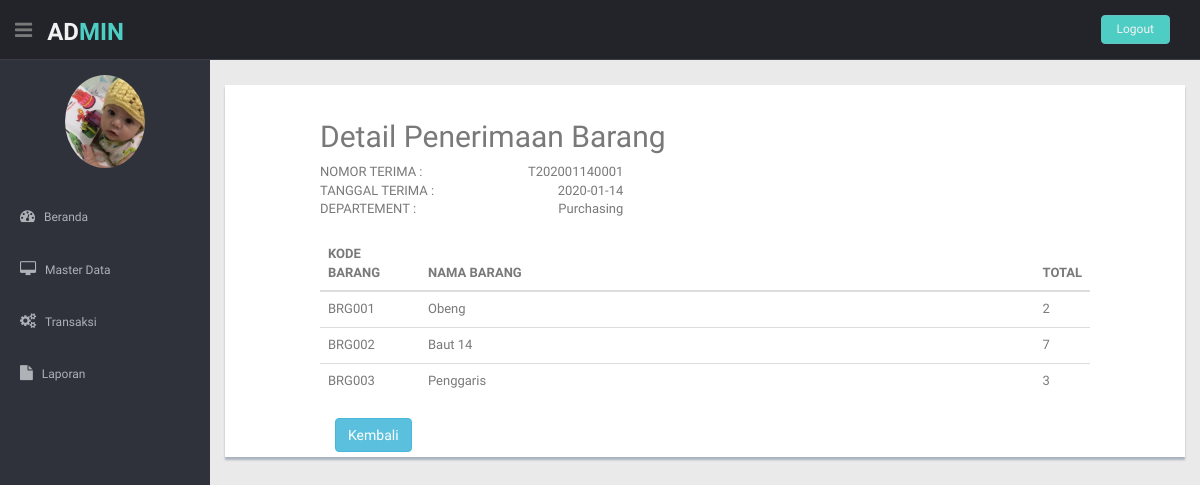
/Admin/beranda.php?hal=detailPenerimaan&kode_terima=T202001140001, run on the app's committed database.
### tables this page shows
CREATE TABLE `tbpenerimaan` (
  `kode_terima` varchar(20) NOT NULL,
  `tanggal_terima` date NOT NULL,
  `jumlah_item` int(11) NOT NULL,
  `kode_departement` varchar(6) NOT NULL,
  `id_login` varchar(6) NOT NULL,
  `keterangan` varchar(30) NOT NULL
);

CREATE TABLE `tbdepartement` (
  `kode_departement` varchar(6) NOT NULL,
  `nama_departement` varchar(30) NOT NULL,
  `ext` varchar(3) NOT NULL,
  `nama_manager` varchar(30) NOT NULL
);

CREATE TABLE `tbdetail_penerimaan` (
  `id` int(11) NOT NULL,
  `kode_terima` varchar(20) NOT NULL,
  `kode_barang` varchar(6) NOT NULL,
  `jumlah_barang` int(11) NOT NULL
);

CREATE TABLE `tbbarang` (
  `kode_barang` varchar(6) NOT NULL,
  `nama_barang` varchar(30) NOT NULL,
  `kode_kategori` int(11) NOT NULL,
  `spesifikasi` varchar(50) NOT NULL,
  `stok` int(11) NOT NULL,
  `lokasi` varchar(20) NOT NULL
);

### Admin/penerimaan/detailPenerimaan.php (the view)
<?php
include "../koneksi.php";
$kode_terima = $_GET['kode_terima'];
$dataAtas = mysqli_query($sambungin,"SELECT * FROM tbpenerimaan left join tbdepartement on tbpenerimaan.kode_departement = tbdepartement.kode_departement where kode_terima = '$kode_terima'");
$x = mysqli_fetch_array($dataAtas);
?>
<section id="main-content">
 <section class="wrapper">
 	<div class="col-lg-12 mt">
 		<div class="row content-panel">
 			<div class="col-lg-10 col-lg-offset-1">
 				<div class="pull-left">
 					<h2>Detail Penerimaan Barang</h2>
 				</div>
 			<div class="clearfix"></div>
 				<div class="row">
 					<div class="col-md-5">
 						<div>
 							<div class="pull-left">NOMOR TERIMA :</div>
 							<div class="pull-right"><?php echo $x['kode_terima'] ?> </div>
 							<div class="clearfix"></div>
 						</div>
 							<div>
 							<div class="pull-left">TANGGAL TERIMA :</div>
 							<div class="pull-right"><?php echo $x['tanggal_terima'] ?></div>
 							<div class="clearfix"></div>
 						</div>
 							<div>
 							<div class="pull-left">DEPARTEMENT :</div>
 							<div class="pull-right"><?php echo $x['nama_departement'] ?> </div>
 							<div class="clearfix"></div>
 						</div>
 					</div>
 				</div>
 				<br>
 						<table class="table">
 							<thead>
 								<?php
 									include "../koneksi.php";
 									$dataBawah = mysqli_query($sambungin,"SELECT * FROM tbpenerimaan left join tbdetail_penerimaan on tbpenerimaan.kode_terima = tbdetail_penerimaan.kode_terima left join tbbarang on tbdetail_penerimaan.kode_barang = tbbarang.kode_barang where tbpenerimaan.kode_terima = '$kode_terima'");
 								?>
 								<tr>
 									<th style="width: 100px">KODE BARANG</th>
 									<th class="text-left">NAMA BARANG</th>
 									<th style="width: 30px">TOTAL</th>
 								</tr>
 							</thead>
 						<tbody>
 							<?php
 							while($data = mysqli_fetch_array($dataBawah)){
 							?>
 							<tr>
 								<td><?php echo $data['kode_barang'] ?></td>
 								<td><?php echo $data['nama_barang'] ?></td>
 								<td><?php echo $data['jumlah_barang'] ?></td>
 							</tr>
 							<?php
 						}
 							?>
 						</tbody>
 						</table>
 						<div class="form-group">
 							<div class="col-sm-4">
 								<a href="beranda.php?hal=dataPenerimaan" class="btn btn-info">Kembali</a>
 							</div>
 						</div>
 			</div>
 		</div>
 	</div>
 </section>
</section>

### Admin/beranda.php (shortened to what this page needs)
<!DOCTYPE html>
<html lang="en">
<head>
  <link href="../lib/bootstrap/css/bootstrap.min.css" rel="stylesheet">
  <link href="../lib/font-awesome/css/font-awesome.css" rel="stylesheet" />
  <link rel="stylesheet" type="text/css" href="../css/zabuto_calendar.css">
  <link rel="stylesheet" type="text/css" href="../lib/gritter/css/jquery.gritter.css" />
  <link href="../css/style.css" rel="stylesheet">
  <link href="../css/style-responsive.css" rel="stylesheet">
</head>
<body>
  <section id="container">
    <header class="header black-bg">
      <div class="sidebar-toggle-box">
        <div class="fa fa-bars tooltips" data-placement="right" data-original-title="Toggle Navigation"></div>
      </div>
      <a href="index.html" class="logo"><b>AD<span>MIN</span></b></a>
      <div class="top-menu">
        <ul class="nav pull-right top-menu">
          <li><a class="logout" href="logout.php">Logout</a></li>
        </ul>
      </div>
    </header>
    <aside>
      <div id="sidebar" class="nav-collapse ">
        <ul class="sidebar-menu" id="nav-accordion">
          <p class="centered"><a href="profile.html"><img src="../foto/akira.jpg" class="img-circle" width="80"></a></p>
          <li class="mt">
            <a class="" href="index.php">
              <i class="fa fa-dashboard"></i>
              <span>Beranda</span>
              </a>
          </li>
          <li class="sub-menu">
            <a href="javascript:;">
              <i class="fa fa-desktop"></i>
              <span>Master Data</span>
              </a>
          </li>
          <li class="sub-menu">
            <a href="javascript:;">
              <i class="fa fa-cogs"></i>
              <span>Transaksi</span>
              </a>
          </li>
            <li class="sub-menu">
            <a href="javascript:;">
              <i class="fa fa-file"></i>
              <span>Laporan</span>
              </a>
          </li>
      </div>
    </aside>
      <?php
        include "isi.php";
      ?>
  </section>
</body>
</html>

### Admin/isi.php (shortened to what this page needs)
<?php
if($_GET['hal']=='beranda')
	{include "beranda.php";}
else if($_GET['hal']=='home')
	{include "home.php";}
else if($_GET['hal']=='dataKategori')
	{include "dataKategori/dataKategori.php";}
else if($_GET['hal']=='tambahKategori')
	{include "dataKategori/tambahKategori.php";}
else if($_GET['hal']=='ubahKategori')
	{include "dataKategori/ubahKategori.php";}
else if($_GET['hal']=='dataBarang')
	{include "dataBarang/dataBarang.php";}
else if($_GET['hal']=='tambahBarang')
	{include "dataBarang/tambahBarang.php";}
else if($_GET['hal']=='ubahBarang')
	{include "dataBarang/ubahBarang.php";}
else if($_GET['hal']=='dataAdmin')
	{include "dataAdmin/dataAdmin.php";}
else if($_GET['hal']=='tambahAdmin')
	{include "dataAdmin/tambahAdmin.php";}
else if($_GET['hal']=='ubahAdmin')
	{include "dataAdmin/ubahAdmin.php";}
else if($_GET['hal']=='dataDepartement')
	{include "dataDepartement/dataDepartement.php";}
else if($_GET['hal']=='tambahDepartement')
	{include "dataDepartement/tambahDepartement.php";}
else if($_GET['hal']=='ubahDepartement')
	{include "dataDepartement/ubahDepartement.php";}
else if($_GET['hal']=='dataPenerimaan')
	{include "penerimaan/dataPenerimaan.php";}
else if($_GET['hal']=='tambahPenerimaan')
	{include "penerimaan/tambahPenerimaan.php";}
else if($_GET['hal']=='detailPenerimaan')
	{include "penerimaan/detailPenerimaan.php";}
?>

### css/style.css (style rules this page uses)
body { color: #797979; background: #eaeaea; font-family: 'Ruda', sans-serif; padding: 0px !important; margin: 0px !important; font-size:13px; }
ul li { list-style: none; }
a, a:hover, a:focus { text-decoration: none; outline: none; }
#container { width: 100%; height: 100%; }
.centered { text-align: center; }
.mt { margin-top: 25px; }
ul.top-menu > li > .logout { color: #f2f2f2; font-size: 12px; border-radius: 4px; -webkit-border-radius: 4px; border: 1px solid #64c3c2 !important; padding: 5px 15px; margin-right: 15px; background: #4ECDC4; margin-top: 15px; }
#sidebar { width: 210px; height: 100%; position: fixed; background: #2f323a; }
#sidebar ul li { position: relative; }
ul.sidebar-menu , ul.sidebar-menu li ul.sub { margin: -2px 0 0; padding: 0; }
ul.sidebar-menu { margin-top: 75px; }
ul.sidebar-menu li { margin-bottom: 5px; margin-left:10px; margin-right:10px; }
ul.sidebar-menu li.sub-menu { line-height: 15px; }
ul.sidebar-menu li a span { display: inline-block; }
ul.sidebar-menu li a { color: #aeb2b7; text-decoration: none; display: block; padding: 15px 0 15px 10px; font-size: 12px; outline: none; -webkit-transition: all 0.3s ease; -moz-transition: all 0.3s ease; -o-transition: all 0.3s ease; -ms-transition: all 0.3s ease; transition: all 0.3s ease; }
ul.sidebar-menu li a i { font-size: 15px; padding-right: 6px; }
#main-content { margin-left: 210px; }
.header, .footer { min-height: 60px; padding: 0 15px; }
.header { position: fixed; left: 0; right: 0; z-index: 1002; }
.black-bg { background: #22242a; border-bottom: 1px solid #393d46; }
.wrapper { display: inline-block; margin-top: 60px; padding-left: 15px; padding-right: 15px; padding-bottom: 15px; padding-top: 0px; width: 100%; }
a.logo { font-size: 24px; color: #f2f2f2; float: left; margin-top: 15px; text-transform: uppercase; }
a.logo b { font-weight: 900; }
a.logo span { color: #4ECDC4; }
#top_menu .nav > li, ul.top-menu > li { float: left; }
ul.top-menu > li > a { color: #666666; font-size: 16px; border-radius: 4px; -webkit-border-radius: 4px; border:1px solid #666666 !important; padding: 2px 6px; margin-right: 15px; }
.sidebar-toggle-box { float: left; padding-right: 15px; margin-top: 20px; }
.sidebar-toggle-box .fa-bars { cursor: pointer; display: inline-block; font-size: 20px; }
.content-panel { background: #ffffff; box-shadow: 0px 3px 2px #aab2bd; padding-top: 15px; padding-bottom: 5px; }

### data on the page
tbpenerimaan: kode_terima "T202001140001", tanggal_terima "2020-01-14", kode_departement.nama_departement "Purchasing"
tbdetail_penerimaan: kode_barang.kode_barang "BRG001", kode_barang.nama_barang "Obeng", jumlah_barang "2"
tbdetail_penerimaan: kode_barang.kode_barang "BRG002", kode_barang.nama_barang "Baut 14", jumlah_barang "7"
tbdetail_penerimaan: kode_barang.kode_barang "BRG003", kode_barang.nama_barang "Penggaris", jumlah_barang "3"
